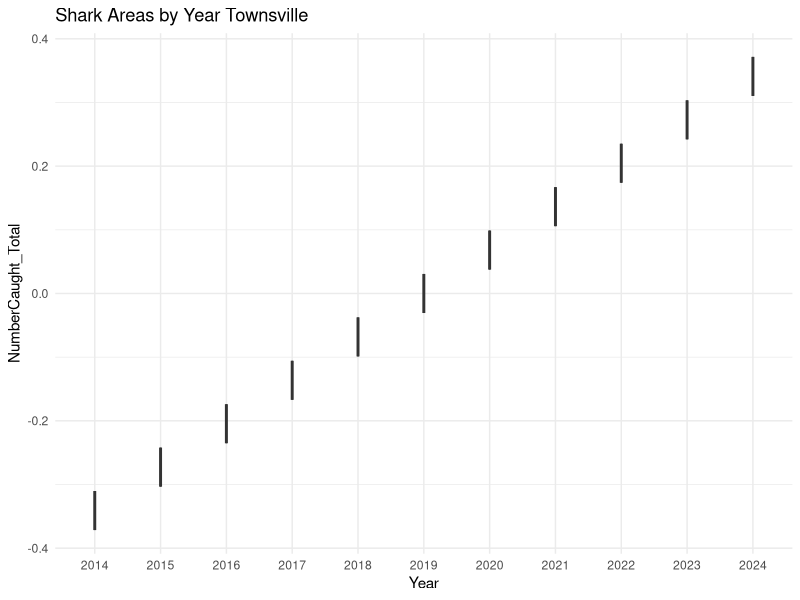

Write R code to recreate this figure.
## ---- chunk 1
library(tidyverse)
## ---- chunk 2

setwd("C:/Users/Danko Castaño Duro/Desktop/Australia 3 semestre/Modulos 1/INTRODUCTION TO R 4/MB5370_Mod04_Danko/MB5370_Mod04_Danko")


shark <- read_csv("shark.csv")

View(shark)

## ---- chunk 3
library(dplyr)

rows_with_total <- apply(shark, 1, function(row) any(grepl("total", row, ignore.case = TRUE)))

shark_cleaned <- shark[!rows_with_total, ]

view(shark_cleaned)
## ---- chunk 4
str(shark_cleaned)
## ---- chunk 5
just_shark_Townsville <- shark_cleaned %>%
  filter(Area == "Townsville", SpeciesGroup == "Shark", CalendarYear >= "2014", CalendarYear <= "2024")
view(just_shark_Townsville)


## ---- chunk 6
library(tidyverse)
library(dplyr)
library(ggplot2)

ggplot(just_shark_Townsville, aes(x = CalendarYear), y = NumberCaught_Total, color = SpeciesGroup) +
  geom_boxplot() +
  labs(title = "Shark Areas by Year Townsville", x = "Year", y = "NumberCaught_Total") +
  theme_minimal()
  

